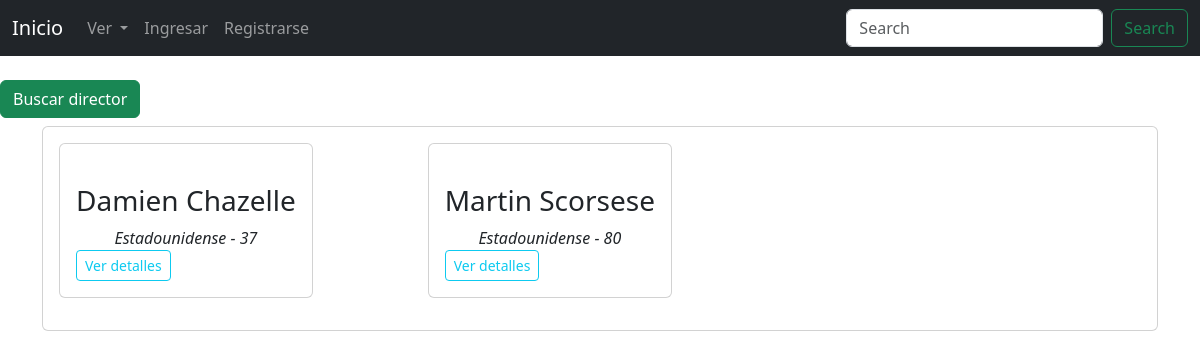
The app's page /AppCoder/listarDirectores/, older data.
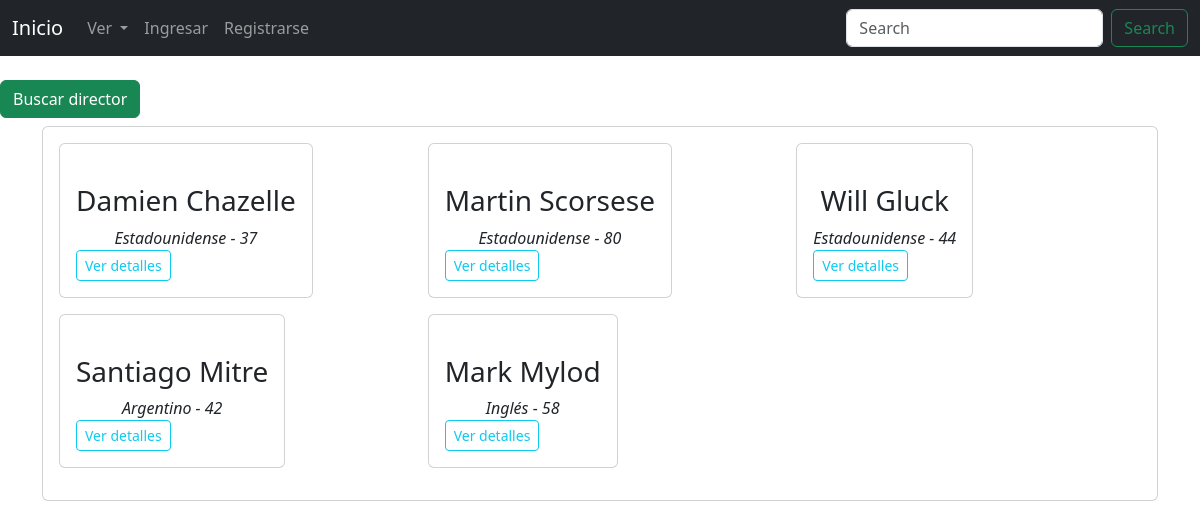
The same page, newer data.
### AppCoder/models.py (models this page shows, shortened)
class director(models.Model):
    nombre = models.CharField(max_length=80)
    apellido = models.CharField(max_length=80)
    edad = models.IntegerField()
    nacionalidad = models.CharField(max_length=80)
    foto = models.URLField(null=True, blank=True)
    pelishechas = models.ManyToManyField(pelicula, related_name="pelishechasdirector", blank=True)

### AppCoder/views.py (the view)
# urls.py: path("listarDirectores/", listarDirectores, name="listarDirectores"),
def listarDirectores(request):
    directores = director.objects.all()
    return render (request, "AppCoder/listarDirectores.html", {"directores": directores})

### AppCoder/templates/AppCoder/listarDirectores.html (shortened to what this page needs)
{% extends "AppCoder/padre.html" %}
{% block contenido %}
<br>
<a href="{% url 'busquedaDirector' %}" class="btn btn-success">Buscar director</a>
<div class="container">
    <div class="card">
        <div class="card-body">
           <div class="row">
                {% for director in directores %}
                <div class="col-lg-4 mb-3 d-flex align-items-stretch">
                    <div class="card">
                        <div class="card-body">
                            <div class="text-center">
                            <h3 class="text-center">{{ director.nombre }} {{ director.apellido }}</h3>
                            <i class="text-center">{{ director.nacionalidad }} - {{ director.edad }}</i>
                            </div>
                    <a href="/AppCoder/detalleDirector/{{ director.id }}/" class="btn btn-outline-info btn-sm mt-auto align-self-start">Ver detalles</a>
                        </div>
                    </div>
                </div>
                {% endfor %}
            </div>
        </div>
    </div>
</div>
{% endblock %}

Row changes from the older to the newer data that the page shows:
added director: nombre "Will", apellido "Gluck", nacionalidad "Estadounidense", edad "44"
added director: nombre "Santiago", apellido "Mitre", nacionalidad "Argentino", edad "42"
added director: nombre "Mark", apellido "Mylod", nacionalidad "Inglés", edad "58"
